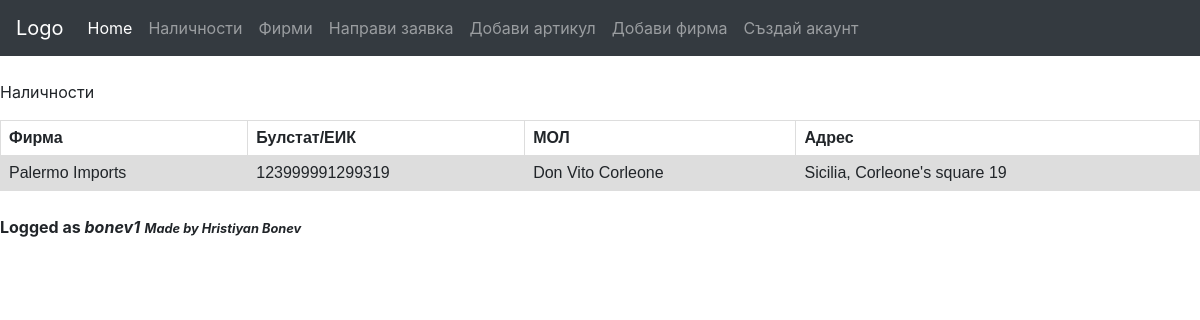
/companies (signed in), run on the app's committed database.
### storage_project/models.py (models this page shows, shortened)
class Company(models.Model):
    company_id = models.IntegerField(primary_key=True)
    company_name = models.CharField(unique=True, max_length=100)
    responsible_person = models.CharField(max_length=100)
    bulstat = models.CharField(unique=True, max_length=15)
    company_address = models.CharField(max_length=255)
    company_city = models.CharField(max_length=80)
    class Meta:
        verbose_name = 'Company'
        verbose_name_plural = 'Companies'

class CustomUser(AbstractUser):
    email = models.EmailField(_('email address'), max_length=150, unique=True)
    first_name = models.CharField(_('first name'), max_length=30, blank=True)
    last_name = models.CharField(_('last name'), max_length=30, blank=True)
    is_staff = models.BooleanField(_('staff status'), default=False,
                                   help_text=_('Designates whether the user has adnub status.'))
    is_moderator = models.BooleanField(_('moderator status'), default=False,
                                   help_text=_('Designates whether the user has moderator status'))
    is_active = models.BooleanField(_('active'), default=True,
                                    help_text=_('Designates whether this user should be treated as fired'
                                                ' .Unselect this instead of deleting accounts.'))
    date_joined = models.DateTimeField(_('date joined'), default=timezone.now)
    class Meta:
        verbose_name = _('user')
        verbose_name_plural = _('users')

### storage_project/views.py (the view)
# urls.py: path('companies', CompanyListView.as_view(), name='companies'),
class CompanyListView(ListView):
    template_name = 'companies_list.html'
    model = Company
    def get_context_data(self, **kwargs):
        context = super().get_context_data(**kwargs)
        companies = Company.objects.all()
        context['companies'] = companies
        return context

### templates/companies_list.html
{% extends "base.html" %}
{% load static %}
{% block content %}
<link rel="stylesheet" href="{% static '/css/companies_list.css' %}">
<p>Наличности</p>
{% if companies %}
    <table>
        <tr>
            <th>Фирма</th>
            <th>Булстат/ЕИК</th>
            <th>МОЛ</th>
            <th>Адрес</th>
        </tr>
        {% for company in companies %}
            <tr>
                <td>{{company.company_name}}</td>
                <td>{{company.bulstat}}</td>
                <td>{{company.responsible_person}}</td>
                <td>{{company.company_address}}</td>
            </tr>
        {% endfor %}
    </table>
{% endif %}
{% endblock content %}

### templates/base.html (shortened to what this page needs)
{% load static %}
{% load crispy_forms_tags %}
<html>
 <head>
     <link rel="stylesheet" href="https://stackpath.bootstrapcdn.com/bootstrap/4.1.3/css/bootstrap.min.css">
     <link href="https://cdnjs.cloudflare.com/ajax/libs/select2/4.0.6-rc.0/css/select2.min.css" rel="stylesheet" />
     <link rel="stylesheet" href="{% static '/css/base.css' %}">
  </head>
    <header>
         <div class="navbar navbar-expand-lg fixed-top navbar-dark bg-dark">
            <a class="navbar-brand" href="{% url 'index' %}">Logo</a>
          <div class="collapse navbar-collapse" id="navbarSupportedContent">
            <ul class="navbar-nav mr-auto">
              <li class="nav-item active">
                <a class="nav-link" href="/">Home<span class="sr-only">(current)</span></a>
              </li>
              <li class="nav-item">
                <a class="nav-link" href="/quantities">Наличности</a>
              </li>
              <li class="nav-item">
                 <a class="nav-link" href="/companies">Фирми</a>
              </li>
             <li class="nav-item">
                <a class="nav-link" href="{% url 'new_order' %}">Направи заявка</a>
              </li>
                <li class="nav-item">
                <a class="nav-link" href="/add_article">Добави артикул</a>
              </li>
                <li class="nav-item">
                <a class="nav-link" href="/add_company">Добави фирма</a>
              </li>
            <li class="nav-item">
             <a class="nav-link" href="{% url 'create_account' %}">Създай акаунт</a>
            </li>
            </ul>
         </div>
        </div>
</header>
  <body>
      {% block content %}
      {% endblock content %}
  </body>
  <footer class='footer'>
    {% if request.user.is_authenticated %}
    <br/>
    <strong id='logged_as'>Logged as <i>{{request.user.username}}</i></strong>
    {% endif %}
    <small id='signature'><b><i>Made by Hristiyan Bonev</i></b></small>
  </footer>
</html>

### static/css/base.css (style rules this page uses)
body { padding-top:80px; }

### static/css/companies_list.css (style rules this page uses)
table { font-family: arial, sans-serif; border-collapse: collapse; width: 100%; }
td, th { border: 1px solid #dddddd; text-align: left; padding: 8px; }
tr:nth-child(even) { background-color: #dddddd; }

### data on the page
Company: company_name "Palermo Imports", bulstat "123999991299319", responsible_person "Don Vito Corleone", company_address "Sicilia, Corleone's square 19"
CustomUser: user.username "bonev1"
